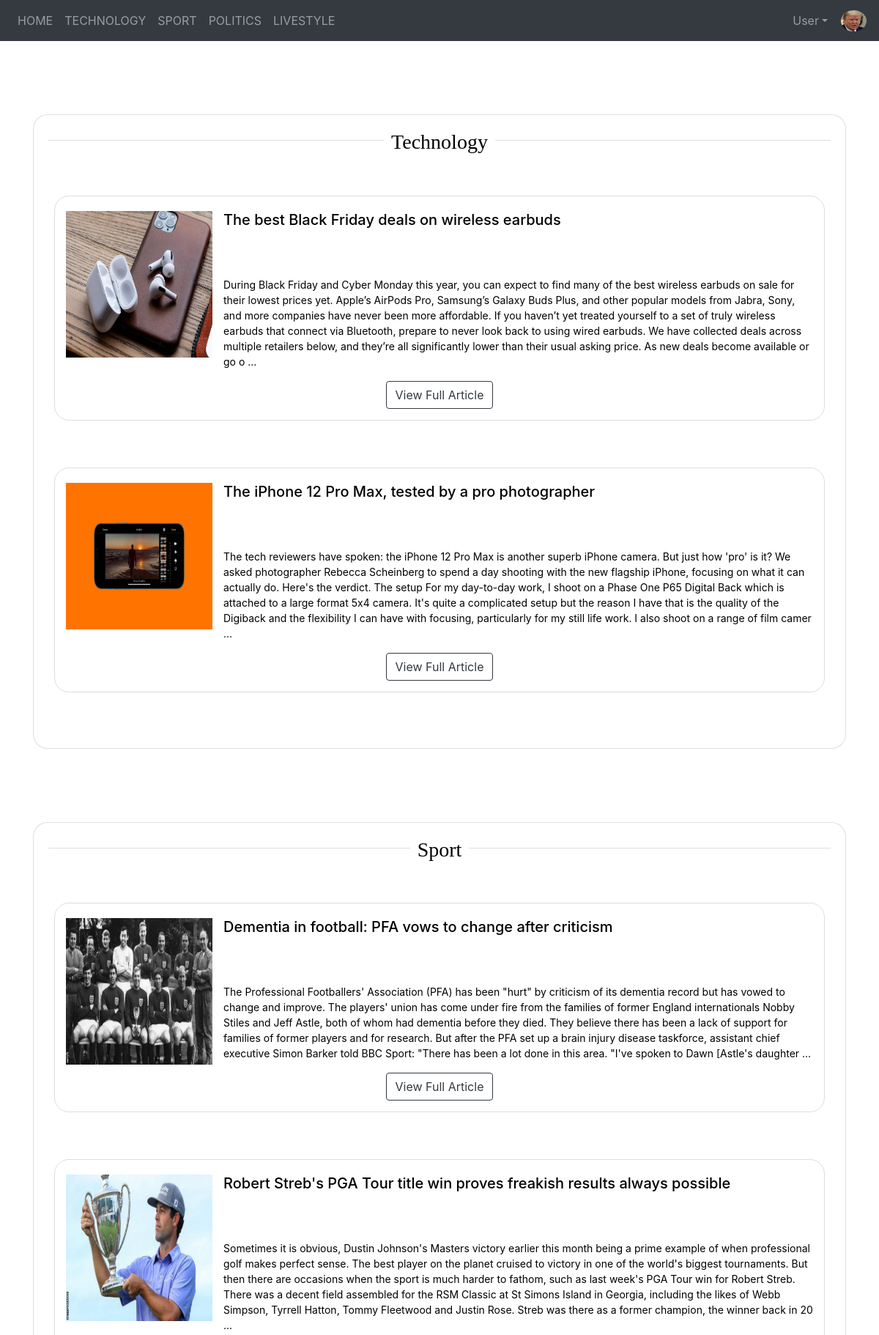
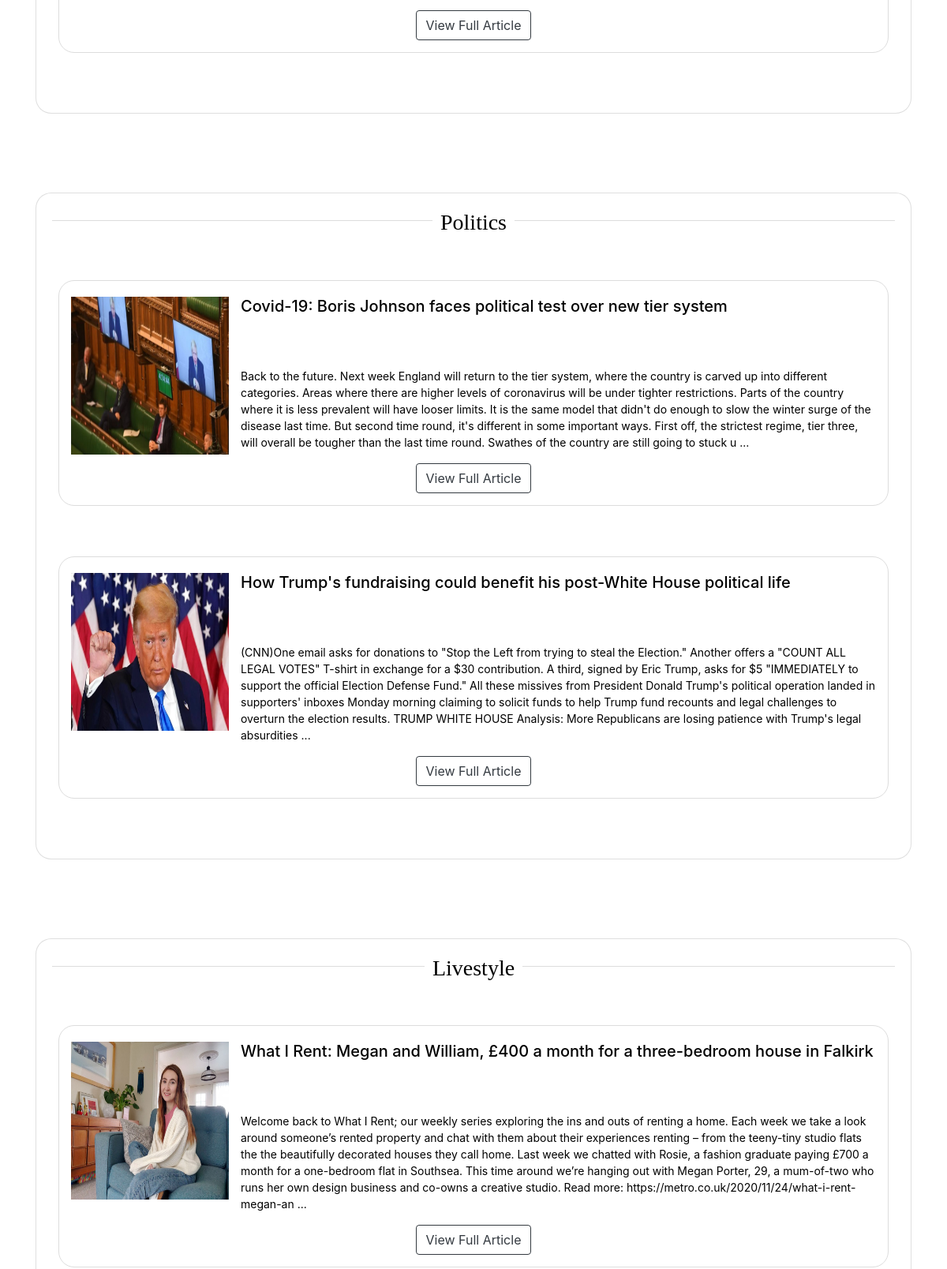
The page / (signed in, upper part) on the database its author committed (2 pictures, top to bottom).
### news/models.py (models this page shows, shortened)
class Category(models.Model):
    name = models.CharField(max_length=200)
    slug = models.SlugField()
    parent = models.ForeignKey('self', blank=True, null=True, related_name='children', on_delete=models.CASCADE)
    slug = models.SlugField(unique=True)
    class Meta:
        unique_together = ('slug', 'parent',)
        verbose_name_plural = "categories"
        ordering = ['-name']
    def get_news(self):
        return News.objects.filter(category=self)
    def __str__(self):
        full_path = [self.name]
        k = self.parent
        while k is not None:
            full_path.append(k.name)
            k = k.parent
        return ' -> '.join(full_path[::-1])

class News(models.Model):
    title = models.CharField(max_length=400)
    content = models.TextField(max_length=10000)
    date = models.DateField()
    category = models.ForeignKey('Category', null=True, blank=True,on_delete=models.DO_NOTHING )
    image = models.ImageField(null=True, blank=True, upload_to="gallery")
    likes = models.IntegerField(default=0)
    class Meta:
        ordering = ['-date']

### account/models.py (models this page shows, shortened)
class Account(AbstractBaseUser):
    username = models.CharField(verbose_name='username', max_length=20, unique=True)
    email = models.EmailField(verbose_name='email', max_length=60, unique=True)
    dob = models.DateField(verbose_name='date of birth', null=True)
    favourite = models.ManyToManyField(Category, blank=True )
    likes = models.ManyToManyField(News, related_name="users",blank=True)
    profile_picture = models.ImageField(upload_to ='profilePic/', default = 'profilePic/pp.png')
    date_joined = models.DateTimeField(verbose_name='date joined', auto_now_add=True)
    last_login = models.DateTimeField(verbose_name='last login', auto_now_add=True)
    is_admin = models.BooleanField(default=False)
    is_active = models.BooleanField(default=True)
    is_staff = models.BooleanField(default=False)
    is_superuser = models.BooleanField(default=False)
    USERNAME_FIELD = 'username'
    REQUIRED_FIELDS = ['email']
    objects = MyAccountManager()

### news/views.py (the view)
# urls.py: path('' ,home, name='news_home'),
def home(request):
    context = {}
    news = News.objects.all()
    if not request.user.is_authenticated:
        categories = Category.objects.all()
        for article in news:
            article.likes = article.users.all().count()
            article.save()
        context = {'news':news, 'categories':categories,'title': 'News'}
    else:
        user_favourite_cat = request.user.favourite.all()
        news = News.objects.filter(category=user_favourite_cat)
        news_comments = Comment.objects.prefetch_related('article').all()
        context = {
            'news':news,
            'categories':user_favourite_cat,
            'comments' : news_comments,
            'title': 'News',
            }
    return render(request, 'news/news.html', context)

### news/templates/news/news.html
{% extends 'news/base.html' %}
{% block content %}
{% if not categories%}
  <div class="card mt-5">
    <div class="card-body">
      <h2 class="text-center san  blink">You need to go into your account settings and add some categories in orther to
        see news articles!</h1>
    </div>
  </div>
{%else%}
  {% for category in categories%}
  <div class="card" style="margin-top: 100px !important;">
    <div class="card-body">
      <h3 class="text-center san">{{ category }}</h3>
      <div class="row mt-5 ">
        {% for news in category.get_news %}
        <div name="article" class=" d-flex p-2  panel-shadow mb-5">
          <div class="col-sm-12">
            <div class="panel panel-white post panel-shadow">
              <div class="post-heading">
                <div class="pull-left image">
                  <img style="height: 200px; width: 200px !important" src={{news.image.url}} alt="Card image cap"
                    class="img-circle avatar" alt="user profile image">
                </div>
                <div class="pull-left meta">
                  <div class="title h5">
                    <h5 class="card-text title">{{ news.title}}</h5>
                  </div>
                </div>
              </div>
              <div class="post-description">
                <p class="card-text">{{news.content | slice:"600" }} ...</p>
                <div class="text-center">
                  <a type="button" href="{% url 'article' pk=news.id %}" id="article-button"
                    class="btn btn-outline-dark stat-item" data-id={{ news.id }}>View Full Article</a>
                </div>
              </div>
            </div>
          </div>
        </div>
      {% endfor %}
    </div>
    </div>
  </div>
  {% endfor %}
{% endif %}
{% endblock %}

### news/templates/news/navbar.html (shortened to what this page needs)
 <nav class="navbar navbar-expand-lg navbar-dark navvv bg-dark mb-5">
    <div class="collapse navbar-collapse text-center" id="navbarTogglerDemo01">
      <ul class="navbar-nav mr-auto">
        <li class="nav-item">
          <a class="nav-link text-center" href="{% url 'news_home' %}">HOME</a>
      </li>
      {% for cat in categories%}
        <li class="nav-item">
          <a class="nav-link text-center" href="#">{{cat.name | upper }}</a>
        </li>
      {% endfor %}
      </ul>
      {% if request.user.is_authenticated %}
      <table class="navbar-nav">
        <tr>
          <td class="nav-item dropdown">
            <a class="nav-link p-0 pr-3 nav-link dropdown-toggle" data-toggle="dropdown" href="#">{{user.username  | capfirst}}</a>
          </td>
          <td>
            <img id="nav_profile_pic"src="{{user.profile_picture.url}}" alt="avatar image" height="29" width="35" style="border-radius: 100%;">
            </div>
      {% else %}
      <div class="navbar-nav">
        <a class="nav-link" href="{% url 'register'  %}">Register</a>
        <a class="nav-link" href="{% url 'login'  %}">Login</a>
      </div>
      {%endif%}
  </nav>

### staticfiles/front/post.css (style rules this page uses)
.card { background-color: white; color: black; border-radius: 20px; }
.panel-white { border: 1px solid #ddd; border-radius: 20px; background-color: white; color: black; }
.post .post-heading { height: 95px; padding: 20px 15px; }
.post .post-heading .avatar { width: 60px; height: 60px; display: block; margin-right: 15px; }
.post .post-heading .meta .title { margin-bottom: 0; }
.post .post-description { padding: 15px; }
.post .post-description p { font-size: 14px; }
.san { display: flex; flex-direction: row; justify-content: center; text-align: center; font-family: 'Cinzel Decorative', cursive; }
.san:before, .san:after { background: #ddd; content: '\a0'; flex-grow: 1; height: 1px; position: relative; top: 0.5em; }
.san:before { margin-right:10px; }
.san:after { margin-left:10px; }

### rows shown on the page
Category: name "TECHNOLOGY", name+parent "Technology"
Category: name "SPORT", name+parent "Sport"
Category: name "POLITICS", name+parent "Politics"
Category: name "LIVESTYLE", name+parent "Livestyle"
Account: username "User", profile_picture (picture)
News: image (picture), title "The best Black Friday deals on wireless earbuds", content "During Black Friday and Cyber Monday this year, you can expect to find many of the best wireless earbuds on sale for their lowest prices yet. Apple’s AirPods Pro, Samsung’s Galaxy Buds Plus, and other popular models from Jabra, Sony, and more companies have never been more affordable. If you haven’t yet treated yourself to a set of truly wireless earbuds that connect via Bluetooth, prepare to never look back to using wired earbuds. We have collected deals across multiple retailers below, and they’re all significantly lower than their usual asking price. As new deals become available or go o"
News: image (picture), title "The iPhone 12 Pro Max, tested by a pro photographer", content "The tech reviewers have spoken: the iPhone 12 Pro Max is another superb iPhone camera. But just how 'pro' is it? We asked photographer Rebecca Scheinberg to spend a day shooting with the new flagship iPhone, focusing on what it can actually do. Here's the verdict. The setup For my day-to-day work, I shoot on a Phase One P65 Digital Back which is attached to a large format 5x4 camera. It's quite a complicated setup but the reason I have that is the quality of the Digiback and the flexibility I can have with focusing, particularly for my still life work. I also shoot on a range of film camer"
News: image (picture), title "Dementia in football: PFA vows to change after criticism", content "The Professional Footballers' Association (PFA) has been \"hurt\" by criticism of its dementia record but has vowed to change and improve. The players' union has come under fire from the families of former England internationals Nobby Stiles and Jeff Astle, both of whom had dementia before they died. They believe there has been a lack of support for families of former players and for research. But after the PFA set up a brain injury disease taskforce, assistant chief executive Simon Barker told BBC Sport: \"There has been a lot done in this area. \"I've spoken to Dawn [Astle's daughter"
News: image (picture), title "Robert Streb's PGA Tour title win proves freakish results always possible", content "Sometimes it is obvious, Dustin Johnson's Masters victory earlier this month being a prime example of when professional golf makes perfect sense. The best player on the planet cruised to victory in one of the world's biggest tournaments. But then there are occasions when the sport is much harder to fathom, such as last week's PGA Tour win for Robert Streb. There was a decent field assembled for the RSM Classic at St Simons Island in Georgia, including the likes of Webb Simpson, Tyrrell Hatton, Tommy Fleetwood and Justin Rose. Streb was there as a former champion, the winner back in 20"
News: image (picture), title "Covid-19: Boris Johnson faces political test over new tier system", content "Back to the future. Next week England will return to the tier system, where the country is carved up into different categories. Areas where there are higher levels of coronavirus will be under tighter restrictions. Parts of the country where it is less prevalent will have looser limits. It is the same model that didn't do enough to slow the winter surge of the disease last time. But second time round, it's different in some important ways. First off, the strictest regime, tier three, will overall be tougher than the last time round. Swathes of the country are still going to stuck u"
News: image (picture), title "How Trump's fundraising could benefit his post-White House political life", content "(CNN)One email asks for donations to \"Stop the Left from trying to steal the Election.\" Another offers a \"COUNT ALL LEGAL VOTES\" T-shirt in exchange for a $30 contribution. A third, signed by Eric Trump, asks for $5 \"IMMEDIATELY to support the official Election Defense Fund.\" All these missives from President Donald Trump's political operation landed in supporters' inboxes Monday morning claiming to solicit funds to help Trump fund recounts and legal challenges to overturn the election results. TRUMP WHITE HOUSE Analysis: More Republicans are losing patience with Trump's legal absurdities"
News: image (picture), title "What I Rent: Megan and William, £400 a month for a three-bedroom house in Falkirk", content "Welcome back to What I Rent; our weekly series exploring the ins and outs of renting a home. Each week we take a look around someone’s rented property and chat with them about their experiences renting – from the teeny-tiny studio flats the the beautifully decorated houses they call home. Last week we chatted with Rosie, a fashion graduate paying £700 a month for a one-bedroom flat in Southsea. This time around we’re hanging out with Megan Porter, 29, a mum-of-two who runs her own design business and co-owns a creative studio. Read more: https://metro.co.uk/2020/11/24/what-i-rent-megan-an"
